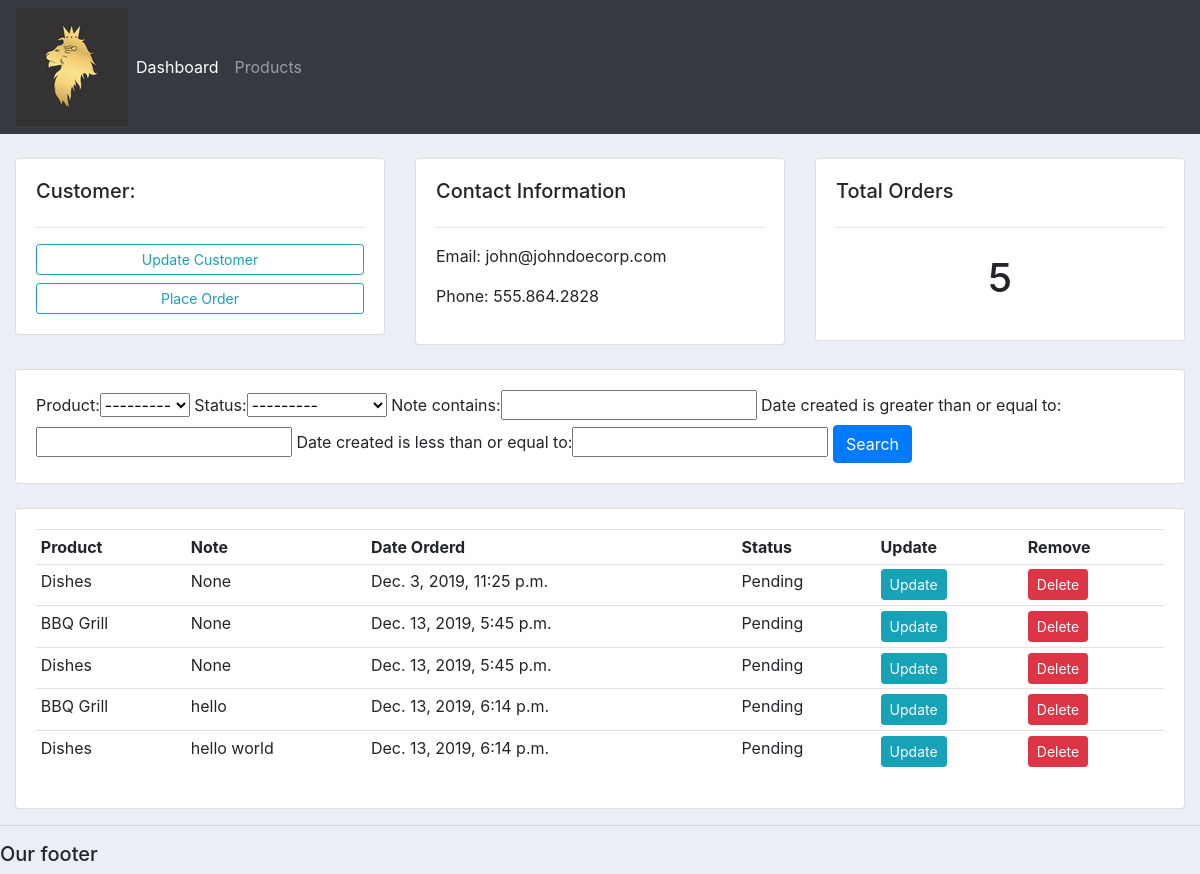
/customer/4/, run on the app's committed database.
### accounts/models.py (models this page shows, shortened)
class Customer(models.Model):
	name = models.CharField(max_length=200, null=True)
	phone = models.CharField(max_length=200, null=True)
	email = models.CharField(max_length=200, null=True)
	date_created = models.DateTimeField(auto_now_add=True, null=True)

class Order(models.Model):
	STATUS = (
			('Pending', 'Pending'),
			('Out for delivery', 'Out for delivery'),
			('Delivered', 'Delivered'),
			)
	customer = models.ForeignKey(Customer, null=True, on_delete= models.SET_NULL)
	product = models.ForeignKey(Product, null=True, on_delete= models.SET_NULL)
	date_created = models.DateTimeField(auto_now_add=True, null=True)
	status = models.CharField(max_length=200, null=True, choices=STATUS)
	note = models.CharField(max_length=1000, null=True)

class Product(models.Model):
	CATEGORY = (
			('Indoor', 'Indoor'),
			('Out Door', 'Out Door'),
			)
	name = models.CharField(max_length=200, null=True)
	price = models.FloatField(null=True)
	category = models.CharField(max_length=200, null=True, choices=CATEGORY)
	description = models.CharField(max_length=200, null=True, blank=True)
	date_created = models.DateTimeField(auto_now_add=True, null=True)
	tags = models.ManyToManyField(Tag)
	def __str__(self):
		return self.name

### accounts/views.py (the view)
# urls.py: path('customer/<str:pk_test>/', views.customer, name="customer"),
def customer(request, pk_test):
	customer = Customer.objects.get(id=pk_test)
	orders = customer.order_set.all()
	order_count = orders.count()
	myFilter = OrderFilter(request.GET, queryset=orders)
	orders = myFilter.qs
	context = {'customer':customer, 'orders':orders, 'order_count':order_count,
	'myFilter':myFilter}
	return render(request, 'accounts/customer.html',context)

### accounts/templates/accounts/customer.html
{%  extends 'accounts/main.html' %}
{% block content %}
	<br>
<div class="row">
	<div class="col-md">
		<div class="card card-body">
			<h5>Customer:</h5>
			<hr>
			<a class="btn btn-outline-info  btn-sm btn-block" href="">Update Customer</a>
			<a class="btn btn-outline-info  btn-sm btn-block" href="{% url 'create_order' customer.id %}">Place Order</a>
		</div>
	</div>
	<div class="col-md">
		<div class="card card-body">
			<h5>Contact Information</h5>
			<hr>
			<p>Email: {{customer.email}}</p>
			<p>Phone: {{customer.phone}}</p>
		</div>
	</div>
	<div class="col-md">
		<div class="card card-body">
			<h5>Total Orders</h5>
			<hr>
			<h1 style="text-align: center;padding: 10px">{{order_count}}</h1>
		</div>
	</div>
</div>
<br>
<div class="row">
	<div class="col">
		<div class="card card-body">
			<form method="get">
				{{myFilter.form}}
		    <button class="btn btn-primary" type="submit">Search</button>
		  </form>
		</div>
	</div>
</div>
<br>
<div class="row">
	<div class="col-md">
		<div class="card card-body">
			<table class="table table-sm">
				<tr>
					<th>Product</th>
					<th>Note</th>
					<th>Date Orderd</th>
					<th>Status</th>
					<th>Update</th>
					<th>Remove</th>
				</tr>
				{% for order in orders %}
				<tr>
					<td>{{order.product}}</td>
					<td>{{order.note}}</td>
					<td>{{order.date_created}}</td>
					<td>{{order.status}}</td>
					<td><a class="btn btn-sm btn-info" href="{% url 'update_order' order.id %}">Update</a></td>
					<td><a class="btn btn-sm btn-danger" href="{% url 'delete_order' order.id %}">Delete</a></td>
				</tr>
				{% endfor %}
			</table>
		</div>
	</div>
</div>
{% endblock %}

### static/css/main.css (style rules this page uses)
body { background-color: #ebeff5; }

### data on the page
Customer: email "john@johndoecorp.com", phone "555.864.2828"
Order: product "Dishes", note "None", date_created "Dec. 3, 2019, 11:25 p.m.", status "Pending"
Order: product "BBQ Grill", note "None", date_created "Dec. 13, 2019, 5:45 p.m.", status "Pending"
Order: product "Dishes", note "None", date_created "Dec. 13, 2019, 5:45 p.m.", status "Pending"
Order: product "BBQ Grill", note "hello", date_created "Dec. 13, 2019, 6:14 p.m.", status "Pending"
Order: product "Dishes", note "hello world", date_created "Dec. 13, 2019, 6:14 p.m.", status "Pending"

### other printed values
{{ order_count }} "5"
